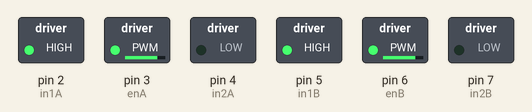
This sketch was run on a simulated Arduino Uno, built with avr-gcc and run on an emulated ATmega328P. Parts: switched loads named in the sketch (green lamp = pin HIGH).

Above: at 0.1 s.
Timing chart, 0 to 1.6 s (numbered marks = the images above):
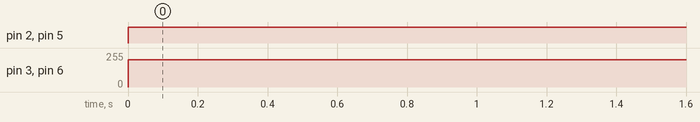

Measured:
- by itself, pin 2 (in1A), pin 5 (in1B): LOW → HIGH at 0.00 s
- by itself, pin 3 (enA), pin 6 (enB): 0/255 → 206/255 at 0.00 s

The sketch:

just_run_motors.ino
```cpp
#define in1A 2
#define in2A 4
#define enA 3
#define enB 6
#define in1B 5
#define in2B 7


void setup() {
  // Motor driver pin setup
  pinMode(enA, OUTPUT);
  pinMode(in1A, OUTPUT);
  pinMode(in2A, OUTPUT);
  pinMode(enB, OUTPUT);
  pinMode(in1B, OUTPUT);
  pinMode(in2B, OUTPUT);

  // Serial setup
  Serial.begin(115200l);
  Serial.setTimeout(10000);  // turn off motors after 10s no input
}

void moveLeft(int pwm, bool dir) {
  analogWrite(enA, pwm);
  // delay(200);
  digitalWrite(in1A, dir);
  digitalWrite(in2A, !dir);
}

void moveRight(int pwm, bool dir) {
  analogWrite(enB, pwm);
  // delay(200);
  digitalWrite(in1B, dir);
  digitalWrite(in2B, !dir);
}

void loop()
{
    moveRight(206, 1);
    moveLeft(206, 1);
}
```
